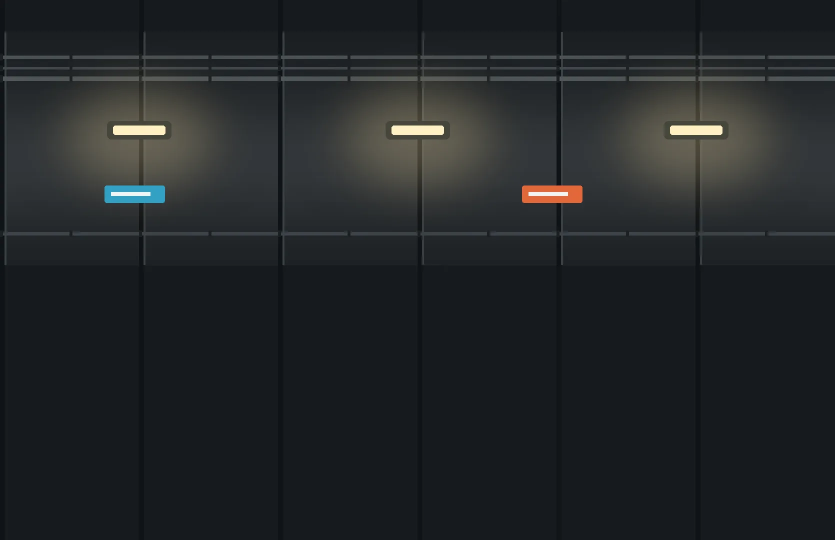
#> input picture toko-move/scenes/metro/169/01-outside-tile.webp, 1670 x 1080 px, found by its file name (shown at 1/2 size)
$ python make_windows.py
#> lines starting #> are read from the running program, lines starting #| are printed output that depends on the picture; after the words box and inside, x2 and y2 are one past the last pixel; in counts of white or black regions, pixels touching at a corner belong together
### toko-move/art/minimal-metro-look/make_interiors.py
#!/usr/bin/env python3
"""The old trams from inside (v3.3, ACT1.md §6: look only). One interior plate
serves every model; the older ones are the same car with its flat colour
families remapped — the museum tram in varnished wood with slatted benches,
brass and a bell rope, the Nr I and Nr II in a 1970s palette (orange ribbed
vinyl, beige laminate, chrome). The newer three keep the plate as painted.

The plate is flat vector, so a colour family is a handful of tones; each is
moved to its target with its shading kept (value relative to the family's
main tone). Two traps, both found by looking: the antialiased seam where a
blue seat meets a cream wall is a pale blue in neither family (a white fringe
round every seat), and part of the seat was cut WITH the riders, so the
people and courier layers carry seat-blue too — moved by a strict test, since
the courier's navy jacket is the same hue (it is more saturated).

  python make_interiors.py            # writes scenes/tram/<fmt>/0{2,3,4}-*-<theme>.webp
"""
import os, sys, subprocess, tempfile
import numpy as np
from PIL import Image
def hsv(rgb):
    r, g, b = [rgb[..., i] for i in range(3)]; mx = rgb.max(-1); mn = rgb.min(-1); d = mx - mn
    h = np.zeros_like(mx)
    m = d > 1e-6
    rr = m & (mx == r); gg = m & (mx == g) & ~rr; bb = m & ~rr & ~gg
    h[rr] = ((g - b)[rr] / d[rr]) % 6; h[gg] = (b - r)[gg] / d[gg] + 2; h[bb] = (r - g)[bb] / d[bb] + 4
    h = h * 60; s = np.where(mx > 0, d / np.maximum(mx, 1e-6), 0); return h, s, mx
def hx(c): return np.array([int(c[i:i + 2], 16) for i in (1, 3, 5)], float) / 255
# family: (test, reference value, target colour)
# [89 lines left out: functions patches, riders, remap, not called in this run]
THEMES = {
  'museum': {'seat': '#b98448', 'pole': '#d9ae4c', 'wall': '#a8713e', 'grey': '#5b4632'},
  'old':    {'seat': '#b4592c', 'pole': '#b9c0c4', 'wall': '#eadbb0', 'grey': '#6d6253'},
}
def webp(png, path):
    subprocess.run(['ffmpeg', '-v', 'error', '-y', '-i', png, '-c:v', 'libwebp', '-quality', '82', '-pix_fmt', 'yuva420p', path], check=True)

# [10 lines that do not run on import are left out]

### toko-move/art/minimal-metro-look/make_windows.py
#!/usr/bin/env python3
"""What the window shows (toko-move v3.11; owner 2026-11-07, on a night screenshot: "Rain seems to be falling
into 2 different directions here. But assume we need more of these and outside art").

The window is a seamless tile the game scrolls (plates.py cut it). To make its two ends meet, plates.py put the
picture beside its own MIRROR — fine for a row of houses, wrong for the rain the night plate had painted in: the
left half fell one way and the right half the other, and where they met the streaks made a row of Λs. So the rain
comes OUT of the plate here and goes back in as weather, drawn at x, x-W and x+W so the tile stays seamless, and
all of it falls the same way (down and to the left — the car runs right, so the drops trail behind it, the same
slant as the stop's rain).

And since the weather is now a layer of its own, the window carries all of it, by day and by night. Until now a
rainy run showed sun through the glass, because the stop's weather is never drawn inside the car:

  scenes/tram/<fmt>/01-outside-tile.webp                  clear, as painted
  scenes/tram/<fmt>/01-outside-tile-<rain|snow|fog>.webp
  scenes/night/<fmt>/01-outside-tile.webp                 RAIN, falling one way (the night run is always 'clear' and
                                                          its look was always a rainy night; that stays)
  scenes/night/<fmt>/01-outside-tile-<snow|fog>.webp      from the dried plate, for a night that gets weather

Run from this folder:  python3 make_windows.py ../../scenes
"""
import os, sys, tempfile, math, random, shutil
import numpy as np
from PIL import Image, ImageDraw, ImageFilter
import make_interiors as MI

HERE = os.path.dirname(os.path.abspath(__file__))
OUT = sys.argv[1] if len(sys.argv) > 1 else '../../scenes'
SLANT = -0.27                      # dx per dy: down and to the LEFT (the stop's CSS rain is 105deg, the same 15deg)

def save(im, path):
    with tempfile.NamedTemporaryFile(suffix='.png', delete=False) as t: im.save(t.name)
    MI.webp(t.name, path); os.unlink(t.name)

def dry(im):
    """Take the painted rain out. A streak is steep and ~5px across, so along a ROW it is a short bright run: anything
    brighter than the median of its 31px row neighbourhood, and not lamp-coloured, is rain, and gets that median.
    (A square 9px median does not work: a steep streak fills more than half of the square, and its ghost stays.)"""
    rgb = np.array(im.convert('RGB')); H, W, _ = rgb.shape; R = 15
    pad = np.concatenate([rgb[:, -R:], rgb, rgb[:, :R]], 1)                  # the tile wraps, so its row does too
    win = np.lib.stride_tricks.sliding_window_view(pad, 2 * R + 1, axis=1)   # (H, W, 3, 31)
    med = np.median(win, -1).astype(float) / 255
    a = rgb.astype(float) / 255; h, s, v = MI.hsv(a); _, _, vm = MI.hsv(med)
    lamp = (h > 15) & (h < 65) & (s > 0.35)
    m = (v - vm > 0.015) & ~lamp
    m = np.array(Image.fromarray((m * 255).astype(np.uint8)).filter(ImageFilter.MaxFilter(3))) > 0   # and its fringe
    m &= ~lamp
    out = a.copy(); out[m] = med[m]
    return Image.fromarray((out * 255).astype(np.uint8)).convert('RGBA'), int(m.sum())

def wrap(W, x, f):
    for o in (-W, 0, W): f(x + o)

def rain(im, night, seed=3):
    W, H = im.size; u = H / 1080; r = random.Random(seed)
    lay = Image.new('RGBA', (W * 2, H * 2), (0, 0, 0, 0)); d = ImageDraw.Draw(lay)   # 2x, for clean thin lines
    col = (196, 218, 236) if night else (236, 244, 250)
    n = int(W * H / (1080 * 1080) * 75)                                    # the plate's own rain: few, long, crisp
    for _ in range(n):
        x, y = r.uniform(0, W), r.uniform(-200 * u, H); L = r.uniform(90, 230) * u; a = int(r.uniform(.6, .95) * 255)
        wd = r.choice((4, 5, 6))
        wrap(W, x, lambda xx: d.line([(2 * xx, 2 * y), (2 * (xx + SLANT * L), 2 * (y + L))], fill=col + (a,), width=wd))
    for _ in range(n // 4):                                                    # a few drops on the glass
        x, y = r.uniform(0, W), r.uniform(0, H); rr = r.uniform(3, 6) * u
        wrap(W, x, lambda xx: (d.ellipse([2 * (xx - rr), 2 * (y - rr), 2 * (xx + rr), 2 * (y + rr)], fill=col + (90,)),
                               d.polygon([(2 * (xx - rr * .7), 2 * (y - rr * .4)), (2 * xx, 2 * (y - rr * 2.6)), (2 * (xx + rr * .7), 2 * (y - rr * .4))], fill=col + (90,))))
    lay = lay.resize((W, H), Image.LANCZOS)
    base = im.copy()
    if not night: base = tint(base, (150, 162, 172), .32)                       # overcast
    base.alpha_composite(lay); return base

def snow(im, night, seed=5):
    W, H = im.size; u = H / 1080; r = random.Random(seed)
    base = tint(im, (60, 74, 96) if night else (226, 232, 236), .22 if night else .30)
    lay = Image.new('RGBA', (W * 2, H * 2), (0, 0, 0, 0)); d = ImageDraw.Draw(lay)
    for _ in range(int(W * H / (1080 * 1080) * 190)):
        x, y = r.uniform(0, W), r.uniform(0, H); rr = r.choice((2.2, 3, 3, 4, 5.5)) * u * (1 if night else 1.35); a = int(r.uniform(.7, 1) * 255)
        edge = (128, 146, 160, int(a * .75)) if not night else None
        wrap(W, x, lambda xx: (edge and d.ellipse([2 * (xx - rr - 1), 2 * (y - rr - 1), 2 * (xx + rr + 1), 2 * (y + rr + 1)], fill=edge),
                               d.ellipse([2 * (xx - rr), 2 * (y - rr), 2 * (xx + rr), 2 * (y + rr)], fill=(255, 255, 255, a))))
    base.alpha_composite(lay.resize((W, H), Image.LANCZOS)); return base

def fog(im, night):
    W, H = im.size; a = np.array(im).astype(float)
    c = np.array((84, 98, 118) if night else (232, 236, 238), float)
    y = np.linspace(0, 1, H)[:, None, None]
    k = np.clip(.55 + .30 * np.exp(-((y - .55) / .18) ** 2), 0, .85)             # thickest at the street, where the houses stand
    a[..., :3] = a[..., :3] * (1 - k) + c * k
    return Image.fromarray(a.astype(np.uint8), 'RGBA')

def tint(im, col, k):
    a = np.array(im).astype(float); a[..., :3] = a[..., :3] * (1 - k) + np.array(col, float) * k
    return Image.fromarray(a.astype(np.uint8), 'RGBA')

def main():
    for scene, night in (('night', True), ('tram', False)):
        for fmt in ('916', '169'):
            d = f'{OUT}/{scene}/{fmt}'; src = f'{d}/01-outside-tile.webp'
            im = Image.open(src).convert('RGBA')
            if night:
                keep = f'{HERE}/_prev/night-{fmt}-tile-painted.webp'                   # the plate as cut, rain and all
                if not os.path.exists(keep): shutil.copyfile(src, keep)
                im = Image.open(keep).convert('RGBA')                                     # so a re-run starts from it, not from its own output
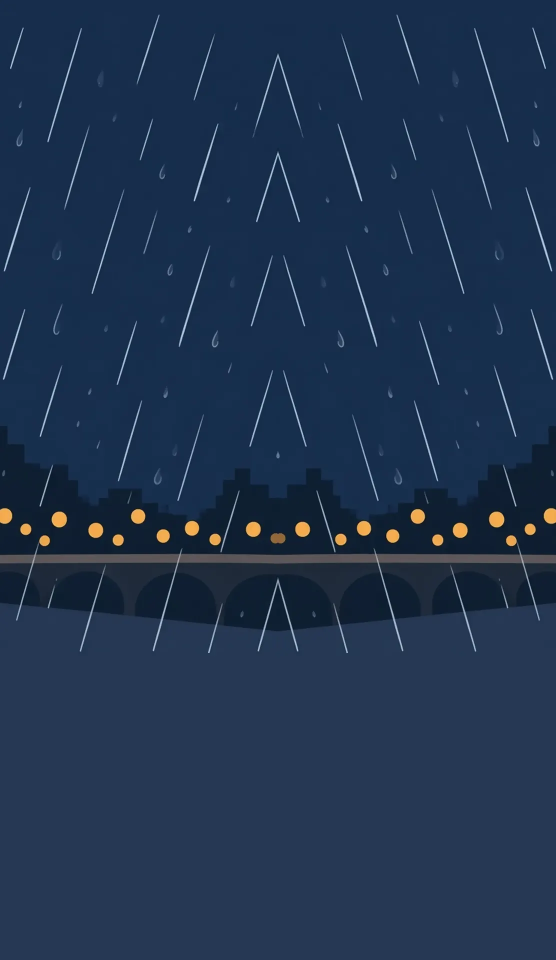
#> input picture toko-move/art/minimal-metro-look/_prev/night-916-tile-painted.webp, 1112 x 1920 px (shown at 1/2 size)
#> im: PIL image 1112x1920 RGBA
                im, n = dry(im); print(scene, fmt, 'dried', n, 'px', flush=True)
#> in dry, rgb is the input picture: shape (1920, 1112, 3); mean R, G, B 31.1, 50.6, 77.7
#> in hsv, `m = d > 1e-6`:
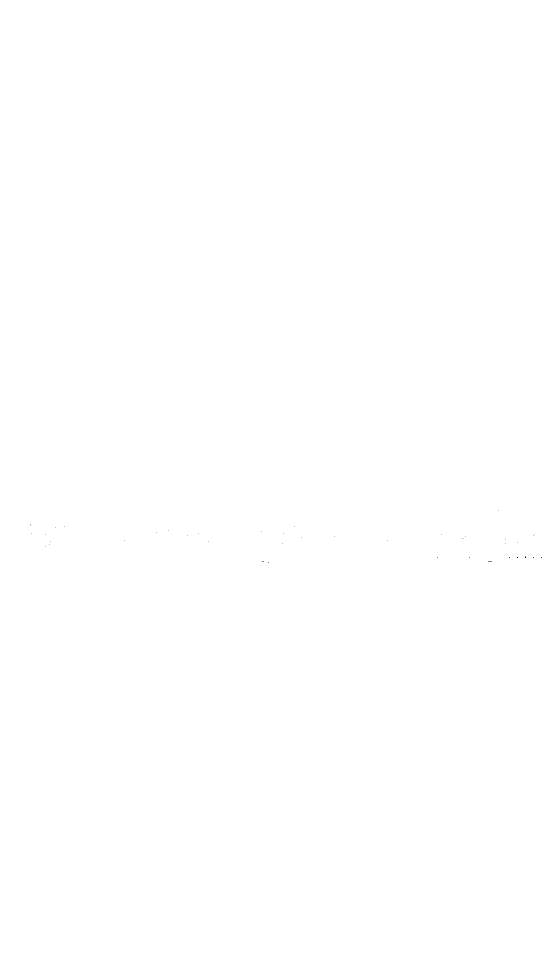
#> m: shape (1920, 1112) bool (shown at 1/2 size); 100% white; black in thin lines or dots, all inside (x1, y1, x2, y2) = (60, 1021, 1084, 1125)
#> in hsv, `rr = m & (mx == r)`: rr: shape (1920, 1112) bool; 1.3% white; 26 white regions, largest, box (x1, y1, x2, y2) and area: (72, 1110, 1041, 1125) 11260, (977, 1022, 1009, 1056) 925, (103, 1022, 135, 1056) 915
#> in hsv, `gg = m & (mx == g) & ~rr`: gg: shape (1920, 1112) bool; 0.04% white in thin lines or dots, all inside (x1, y1, x2, y2) = (0, 1015, 1112, 1127)
#> in hsv, `bb = m & ~rr & ~gg`: bb: shape (1920, 1112) bool; 98.6% white; 28 black regions (2 under 20 px), largest, box (x1, y1, x2, y2) and area: (72, 1110, 1041, 1127) 11323, (101, 1021, 136, 1057) 970, (976, 1020, 1010, 1057) 963
#> in hsv (call 2), `r, g, b = [rgb[..., i] for i in range(3)]`:
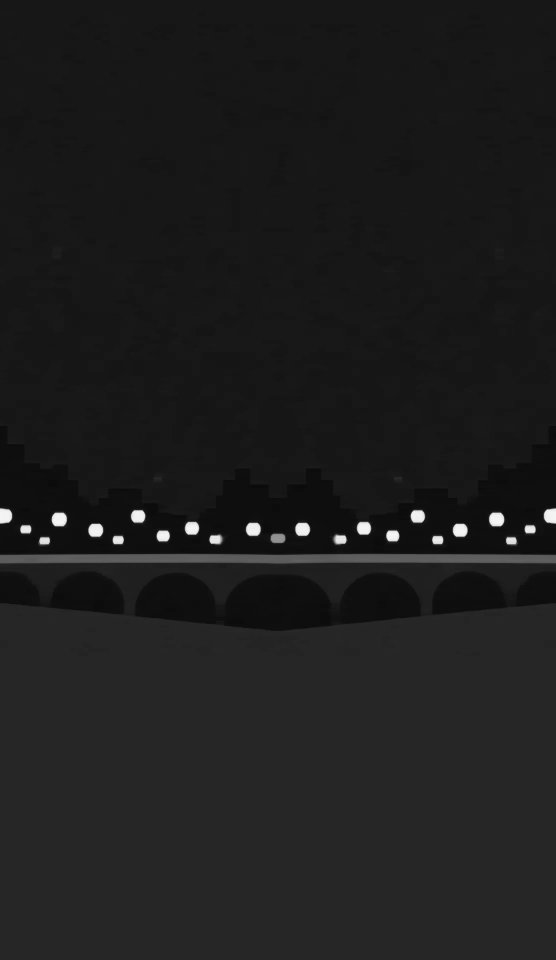
#> r: shape (1920, 1112) float64 (shown at 1/2 size); min 0.0353, max 0.969, mean 0.115
#> in hsv (call 2), `r, g, b = [rgb[..., i] for i in range(3)]`:
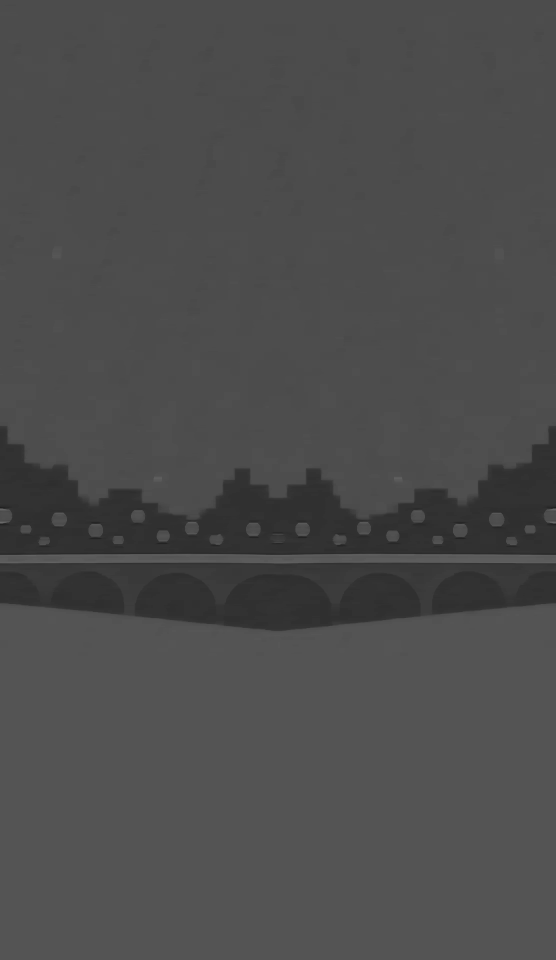
#> b: shape (1920, 1112) float64 (shown at 1/2 size); min 0.0941, max 0.451, mean 0.298
#> in hsv (call 2), `m = d > 1e-6`: m: shape (1920, 1112) bool; 100% white; black in thin lines or dots, all inside (x1, y1, x2, y2) = (1034, 1084, 1035, 1085)
#> in hsv (call 2), `rr = m & (mx == r)`: rr: shape (1920, 1112) bool; 1.2% white; 28 white regions (4 under 20 px), largest, box (x1, y1, x2, y2) and area: (0, 1110, 1112, 1124) 12943, (977, 1024, 1009, 1054) 793, (103, 1025, 134, 1053) 772
#> in hsv (call 2), `gg = m & (mx == g) & ~rr`: gg: shape (1920, 1112) bool; 0.01% white in thin lines or dots, all inside (x1, y1, x2, y2) = (0, 1015, 1112, 1125)
#> in hsv (call 2), `bb = m & ~rr & ~gg`: bb: shape (1920, 1112) bool; 98.8% white; 27 black regions (3 under 20 px), largest, box (x1, y1, x2, y2) and area: (0, 1110, 1112, 1125) 12946, (977, 1024, 1009, 1054) 793, (103, 1025, 134, 1053) 772
#> in hsv (call 2), `s = np.where(mx > 0, d / np.maximum(mx, 1e-06), 0)`:
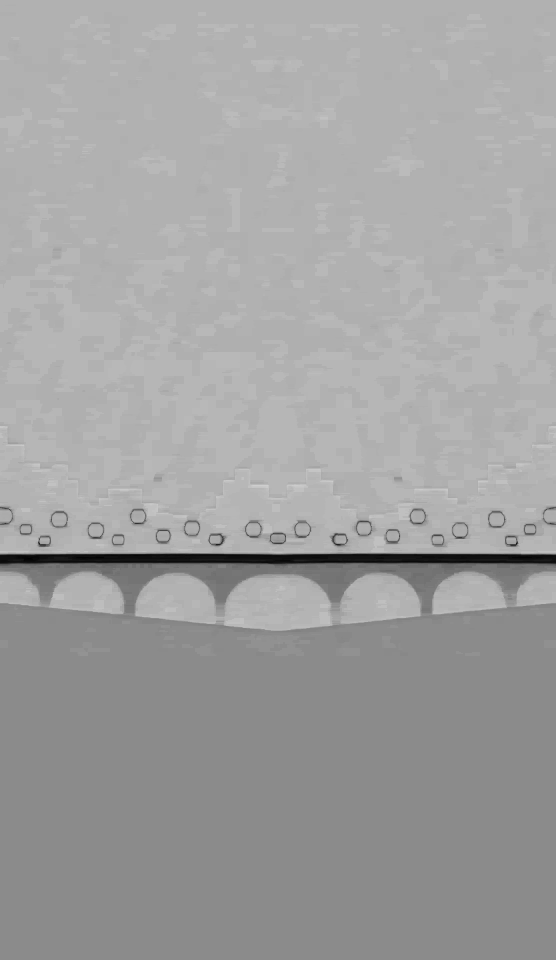
#> s: shape (1920, 1112) float64 (shown at 1/2 size); min 0, max 0.836, mean 0.634
#> in dry, `lamp = (h > 15) & (h < 65) & (s > 0.35)`: lamp: shape (1920, 1112) bool; 0.72% white; 23 white regions, largest, box (x1, y1, x2, y2) and area: (977, 1022, 1009, 1056) 892, (103, 1022, 135, 1056) 888, (490, 1042, 523, 1075) 842
#> in dry, `m = (v - vm > 0.015) & ~lamp`: m: shape (1920, 1112) bool; 2.4% white; 1024 white regions (880 under 20 px), largest, box (x1, y1, x2, y2) and area: (504, 106, 608, 276) 1522, (515, 1154, 598, 1304) 1484, (511, 302, 601, 445) 1403
#> in dry, `m = np.array(Image.fromarray((m * 255).astype(np.uint8)).filter(ImageF..`:
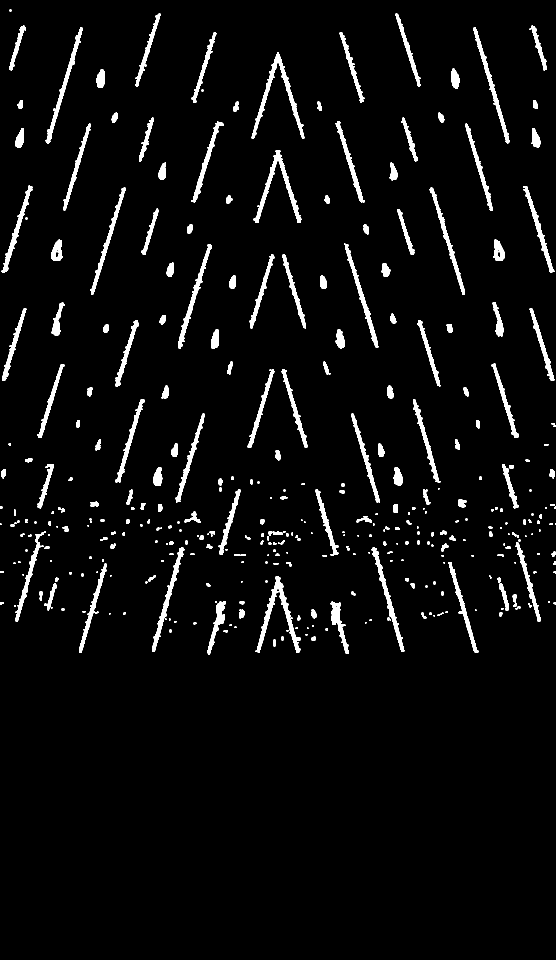
#> m: shape (1920, 1112) bool (shown at 1/2 size); 4.2% white; 363 white regions (116 under 20 px), largest, box (x1, y1, x2, y2) and area: (503, 105, 609, 277) 2562, (511, 1153, 601, 1305) 2526, (507, 301, 603, 446) 2284
#> after `im, n = dry(im)`: n = 88551
#| night 916 dried 88551 px
                save(rain(im, night), src)          # the night run is always 'clear', and its look is a rainy night: it keeps its rain
#> in rain, `lay = Image.new('RGBA', (W * 2, H * 2), (0, 0, 0, 0))`: lay: PIL image 2224x3840 RGBA; every value is 0
#> the loop in rain, `for _ in range(n // 4):` made 34 passes
#> (x, y) on passes 1 to 12: (352.6, 108.9), (99.4, 1185.9), (757.1, 36.62), (535.8, 363.1), (368.3, 1727.7), (378.1, 919), (732.4, 734), (702.2, 757.2), (204.7, 793.1), (608.6, 1030.1), (447.9, 1607.9), (429.1, 1800.3)
#> in rain, `base.alpha_composite(lay)`:
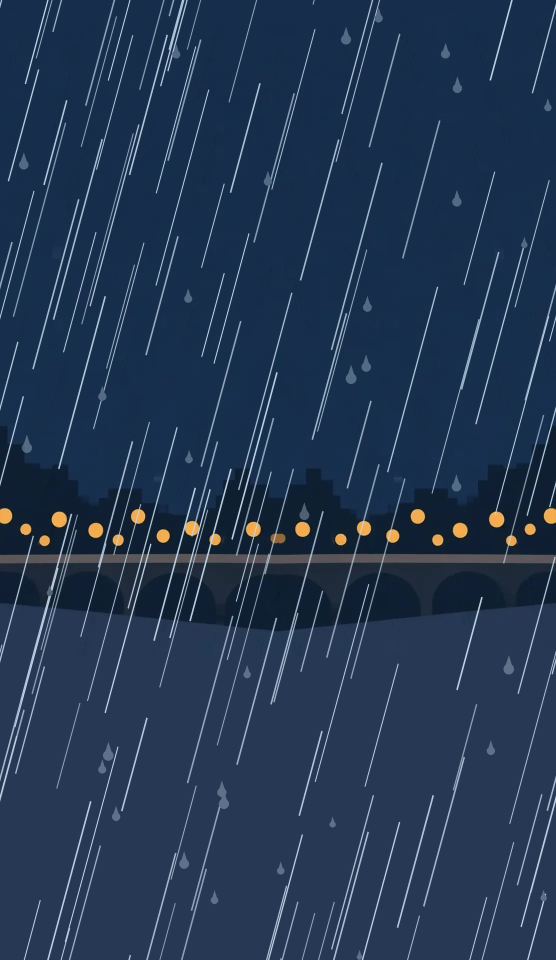
#> base: PIL image 1112x1920 RGBA (shown at 1/2 size); mean R, G, B, A 35.4, 54.9, 81.7, 255
            else: save(rain(im, night), f'{d}/01-outside-tile-rain.webp')
            save(snow(im, night), f'{d}/01-outside-tile-snow.webp')
            save(fog(im, night), f'{d}/01-outside-tile-fog.webp')
            print(scene, fmt, 'done', flush=True)

#> (the run stopped early here; a loop or call above may not have finished)
